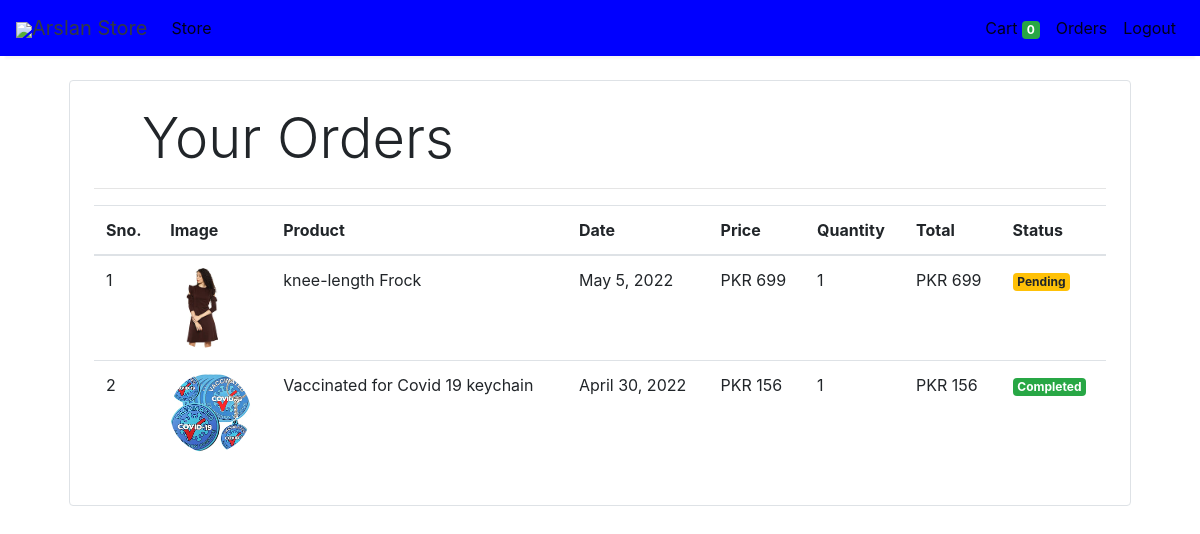
The page /orders (signed in) on the database its author committed.
### store/models/orders.py (models this page shows, shortened)
class Order(models.Model):
    product = models.ForeignKey(Products,
                                on_delete=models.CASCADE)
    customer = models.ForeignKey(Customer,
                                 on_delete=models.CASCADE)
    quantity = models.IntegerField(default=1)
    price = models.IntegerField()
    address = models.CharField (max_length=50, default='', blank=True)
    phone = models.CharField (max_length=50, default='', blank=True)
    date = models.DateField (default=datetime.datetime.today)
    status = models.BooleanField (default=False)
    @staticmethod
    def get_orders_by_customer(customer_id):
        return Order.objects.filter(customer=customer_id).order_by('-date')

### store/models/product.py (models this page shows, shortened)
class Products(models.Model):
    name = models.CharField(max_length=60)
    price= models.IntegerField(default=0)
    category= models.ForeignKey(Category,on_delete=models.CASCADE,default=1 )
    description= models.CharField(max_length=250, default='', blank=True, null= True)
    image= models.ImageField(upload_to='uploads/products/')

### store/middlewares/auth.py (the view)
    def middleware(request):
        print(request.session.get('customer'))
        returnUrl = request.META['PATH_INFO']
        print(request.META['PATH_INFO'])
        if not request.session.get('customer'):
           return redirect(f'login?return_url={returnUrl}')
        response = get_response(request)
        return response

### store/templatetags/custom_filter.py (called while the page is built)
@register.filter(name='currency')
def currency(number):
    return "PKR "+str(number)

@register.filter(name='multiply')
def multiply(number , number1):
    return number * number1

### store/views/orders.py (called while the page is built)
    def get(self , request ):
        customer = request.session.get('customer')
        orders = Order.get_orders_by_customer(customer)
        print(orders)
        return render(request , 'orders.html'  , {'orders' : orders})

### store/templates/orders.html
{% extends 'base.html' %}
{% block content %}
{% load cart %}
{% load custom_filter %}
<div class="container">
   <div class="border rounded p-4 m-4">
        <p class="display-4 pl-4 ml-4">Your Orders</p>
        <hr>
        <table class="table">
            <thead>
                <tr>
                    <th>Sno.</th>
                    <th>Image</th>
                    <th>Product</th>
                    <th>Date</th>
                    <th>Price</th>
                    <th>Quantity</th>
                    <th>Total</th>
                    <th>Status</th>
                </tr>
            </thead>
            <tbody>
                {% for order in orders %}
                <tr>
                    <td>{{forloop.counter}}</td>
                    <td><img style="height: 80px;" class="rounded-circle" src="{{order.product.image.url}}" alt=""></td>
                    <td>{{order.product.name}}</td>
                    <td>{{order.date}}</td>
                    <td>{{order.price|currency}}</td>
                    <td>{{order.quantity}}</td>
                    <td>{{order.quantity|multiply:order.price|currency}}</td>
                    {% if order.status %}
                    <td><small class="badge badge-success">Completed</small></td>
                    {%else%}
                    <td><small class="badge badge-warning">Pending</small></td>
                    {% endif %}
                </tr>
                {% endfor %}
            </tbody>
        </table>
   </div>
</div>
{% endblock %}

### store/templates/base.html (shortened to what this page needs)
<!doctype html>
<html lang="en">
<head>
  <link rel="stylesheet" href="https://maxcdn.bootstrapcdn.com/bootstrap/4.0.0/css/bootstrap.min.css"
>
</head>
<body>
<nav class="one-edge-shadow
  navbar navbar-light
  sticky-top navbar
  navbar-expand-lg
  text-white">
    <a class="navbar-brand ms-3 text-dark " href="/">
    <link rel="stylesheet" href="https://use.fontawesome.com/releases/v5.7.0/css/all.css">
    <img src="https://www.freepnglogos.com/uploads/shopping-cart-png/shopping-cart-svg-png-icon-download-28.png" style="width:50px;height:50px,color:text-light;">Arslan Store</a>
    <div class="collapse navbar-collapse" id="navbarSupportedContent">
      <ul class="navbar-nav mr-auto">
        <li class="nav-item active">
          <a class="nav-link" href="/store">Store <span class="sr-only">(current)</span></a>
        </li>
          </ul>
      <ul class=" navbar-nav my-2 my-lg-0">
        <li class="nav-item active">
          <a class="nav-link" href="/cart">Cart
            <span class="badge badge-success">{{request.session.cart.keys|length}}</span>
            <span class="sr-only">(current)</span></a>
        </li>
        {% if request.session.customer %}
        <li class="nav-item active ">
          <a class="nav-link" href="/orders">Orders<span class="sr-only">(current)</span></a>
        </li>
        <li class="nav-item active ">
          <a class="nav-link" href="/logout">Logout<span class="sr-only">(current)</span></a>
        </li>
        {% endif %}
      </ul>
    </div>
  </nav>
  {% block content %}{% endblock %}
</body>
</html>

### store/templates/base.html (style rules this page uses)
nav { background-color: blue; }
.one-edge-shadow { box-shadow: 0 8px 2px -5px rgb(246, 245, 245); }

### rows shown on the page
Order: product.image (picture), product.name "knee-length Frock", date "May 5, 2022", price "PKR 699", quantity "1", quantity|multiply "PKR 699", status "Pending"
Order: product.image (picture), product.name "Vaccinated for Covid 19 keychain", date "April 30, 2022", price "PKR 156", quantity "1", quantity|multiply "PKR 156", status "Completed"

### other values the page prints
{{ request.session.cart.keys|length }} "0"
